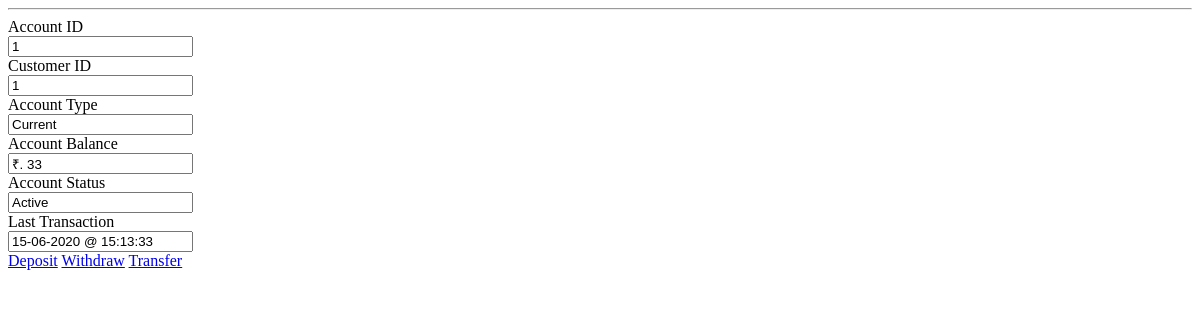
The page /api/acnt_api?acnt_id=1 on the database as committed earlier.
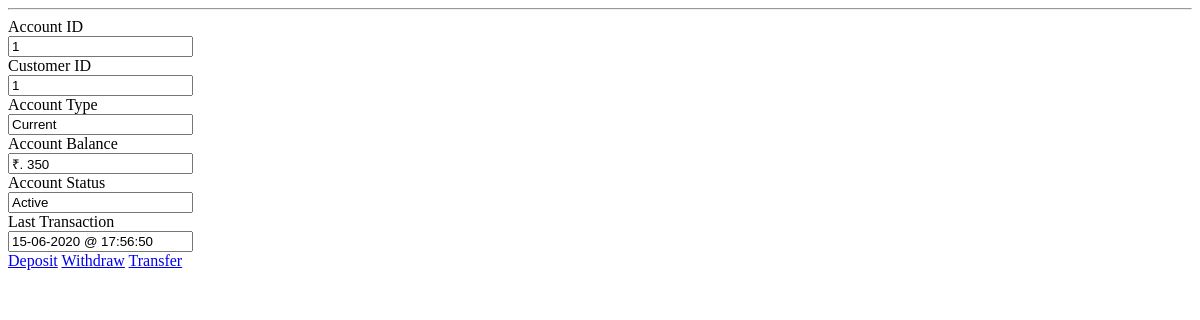
The same page on the database as committed later.
### bank/models.py (models this page shows)
class Account(db.Model):
    acnt_id = db.Column(db.Integer, primary_key=True)
    cust_id = db.Column(db.Integer, db.ForeignKey('customer.cust_id'))
    acnt_type = db.Column(db.String(20), index=False, unique=False)
    acnt_balance = db.Column(db.Integer, index=False, unique=False)
    acnt_status = db.Column(db.String(20), index=False, unique=False)
    acnt_last_tr_date = db.Column(db.DateTime, index=False, unique=False)
    acnt_message = db.Column(db.String(20), index=False, unique=False)
    transaction = db.relationship('Transaction', backref='customer')

### bank/routes.py (the view)
@app.route('/api/acnt_api')
def acnt_api():
        acnt_id = int(request.args.get('acnt_id'))
        account = db.session.query(Account).filter(Account.acnt_id == acnt_id).first()
        return render_template('includes/acnt_api.html', account=account)

### bank/templates/includes/acnt_api.html
{% if account %}
    <hr>
    <div class="form-horizontal">
        <div class="form-group">
            <label class="control-label col-sm-4 text-left" for="acnt_id">Account ID</label>
            <div class="col-sm-8">
                <input type="text" class="form-control" id="acnt_id" name="acnt_id" value="{{ account.acnt_id }}" readonly>
            </div>
        </div>
        <div class="form-group">
            <label class="control-label col-sm-4" for="cust_id">Customer ID</label>
            <div class="col-sm-8">
                <input type="text" class="form-control" id="cust_id" name="cust_id" value="{{ account.cust_id }}" readonly>
            </div>
        </div>
        <div class="form-group">
            <label class="control-label col-sm-4" for="acnt_type">Account Type</label>
            <div class="col-sm-8">
                <input type="text" class="form-control" id="acnt_type" name="acnt_type" value="{{ account.acnt_type }}" readonly>
            </div>
        </div>
        <div class="form-group">
            <label class="control-label col-sm-4" for="acnt_balance">Account Balance</label>
            <div class="col-sm-8">
                <input type="text" class="form-control" id="acnt_balance" name="acnt_balance" value="₹. {{ account.acnt_balance }}" readonly>
            </div>
        </div>
        <div class="form-group">
            <label class="control-label col-sm-4" for="acnt_status">Account Status</label>
            <div class="col-sm-8">
                <input type="text" class="form-control" id="acnt_status" name="acnt_status" value="{{ account.acnt_status }}" readonly>
            </div>
        </div>
        <div class="form-group">
            <label class="control-label col-sm-4" for="acnt_last_tr_date">Last Transaction</label>
            <div class="col-sm-8">
                <input type="text" class="form-control" id="acnt_last_tr_date" name="acnt_last_tr_date" value="{{ account.acnt_last_tr_date.strftime('%d-%m-%Y @ %H:%M:%S') }}" readonly>
            </div>
        </div>
        <div class="form-group">
            <div class="col-sm-offset-4 col-sm-8">
                <a class="form-control-static btn btn-success" href="{{ url_for('deposit', acnt_id=account.acnt_id) }}">Deposit</a>
                <a class="form-control-static btn btn-primary"  href="{{ url_for('withdraw', acnt_id=account.acnt_id) }}">Withdraw</a>
                <a class="form-control-static btn btn-warning"  href="{{ url_for('transfer', cust_id=account.cust_id) }}">Transfer</a>
            </div>
        </div>
    </div>
{% endif %}

Rows that differ between the two databases and show on the page:
changed Account "Current": acnt_balance "₹. 33" → "₹. 350"; acnt_last_tr_date "15-06-2020 @ 15:13:33" → "15-06-2020 @ 17:56:50"
